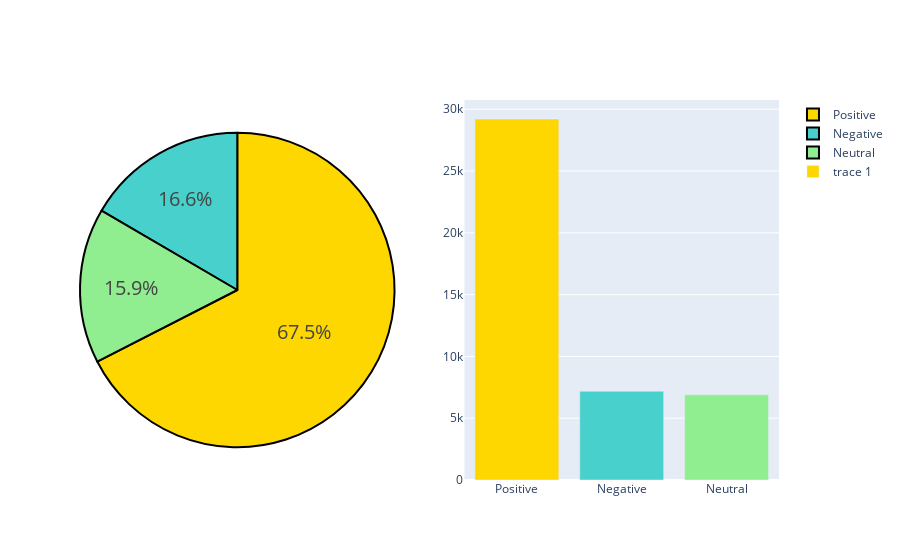

Source (notebook cell):
### Code cell
fig = make_subplots(rows=1, cols=2, specs=[[{"type": "pie"}, {"type": "bar"}]])
colors = ['gold', 'mediumturquoise', 'lightgreen'] # darkorange
fig.add_trace(go.Pie(labels=df.label_name.value_counts().index,
                             values=df.label.value_counts().values), 1, 1)

fig.update_traces(hoverinfo='label+percent', textfont_size=20,
                  marker=dict(colors=colors, line=dict(color='#000000', width=2)))

fig.add_trace(go.Bar(x=df.label_name.value_counts().index, y=df.label.value_counts().values, marker_color = colors), 1,2)

fig.show()

### Figure 1 — Plotly figure (JSON) as saved in the notebook; plotly's stock layout.template omitted (floating-point values rounded to 4 significant figures)
{"data": [{"domain": {"x": [0, 0.45], "y": [0, 1]}, "hoverinfo": "label+percent", "labels": ["Positive", "Negative", "Neutral"], "marker": {"colors": ["gold", "mediumturquoise", "lightgreen"], "line": {"color": "#000000", "width": 2}}, "textfont": {"size": 20}, "type": "pie", "values": [29207, 7180, 6895]}, {"marker": {"color": ["gold", "mediumturquoise", "lightgreen"]}, "type": "bar", "x": ["Positive", "Negative", "Neutral"], "xaxis": "x", "y": [29207, 7180, 6895], "yaxis": "y"}], "layout": {"xaxis": {"anchor": "y", "domain": [0.55, 1]}, "yaxis": {"anchor": "x", "domain": [0, 1]}}}
